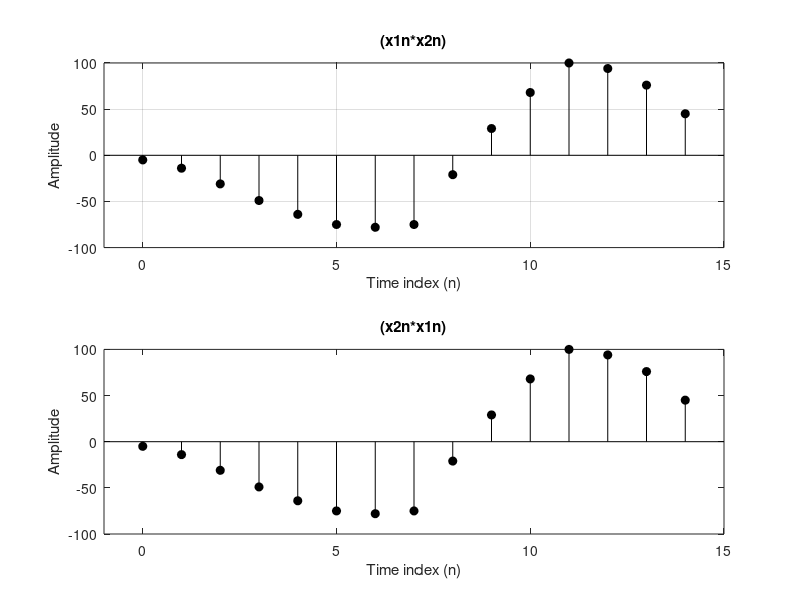

The MATLAB source for this figure: (Note: this script raises an error after producing the figure.)
clear all;close all;clc;

x1 = [-2.5 -2 -1.5 -1 1 1.5 2 2.5];
x2 = [2 4 8 10 12 14 16 18];
x3 = [0 -0.5 -1 0 0.5 1 0 -0.5 ];

orgin_x1 = 1;             
nx1 = [1:length(x1)]-orgin_x1;  
orgin_x2 = 1;                
nx2 = [1:length(x2)]-orgin_x2; 
orgin_x3 = 1;                
nx3 = [1:length(x3)]-orgin_x3;

%commutative
%L.H.S:
y1 = conv(x1,x2);
%R.H.S:
y2 = conv(x2,x1);
ny1 = [nx1(1)+nx2(1): nx1(end)+nx2(end)];
ny2 = [nx2(1)+nx1(1): nx2(end)+nx1(end)];

figure;
subplot(2,1,1),
stem(ny1,y1,'k','filled');
xlabel('Time index (n)');
ylabel('Amplitude');
xlim([ny1(1)-1 ny1(end)+1]);
title('(x1n*x2n)');
grid on;
subplot(2,1,2),
stem(ny2,y2,'k','filled');
xlabel('Time index (n)');
ylabel('Amplitude');
xlim([ny2(1)-1 ny2(end)+1]);
title('(x2n*x1n)');
sgtitle('Commutative Property')
grid on;

%associative x1n*[x2n*x3n]=[x1n*x2n]*x3n
%L.H.S:
a1 = conv(x2,x3);
a2 = conv(x1,a1);
na1 = [nx1(1)+nx2(1)+nx3(1): nx1(end)+nx2(end)+nx3(end)];
%R.H.S:
a3 = conv(x1,x2);
a4 = conv(a3,x3);
na2 = [nx1(1)+nx2(1)+nx3(1): nx1(end)+nx2(end)+nx3(end)];
figure;
subplot(2,1,1),
stem(na1,a2,'g','filled');
xlabel('Time index (n)');
ylabel('Amplitude');
xlim([na1(1)-1 na1(end)+1]);
title('x1n*[x2n*x3n]');
grid on;
subplot(2,1,2),
stem(na2,a4,'g','filled');
xlabel('Time index (n)');
ylabel('Amplitude');
xlim([na2(1)-1 na2(end)+1]);
title('[x1n*x2n]*x3n');
sgtitle('Associative Property')
grid on;

%distributive x1n*[x2n+x3n] = x1n*x2n + x1n*x3n
%L.H.S:
new_signal_1 = x2+x3;
orgin_new_signal_1 = orgin_x2 + orgin_x3 ;
ns1 = [1:length(new_signal_1)]-orgin_new_signal_1; 
d1 = conv(x1,new_signal_1);
nd1=[nx1(1)+ns1(1): nx1(end)+ns1(end)];
%R.H.S:
conv_d1 = conv(x1,x2);
conv_d2 = conv(x1,x3);
nconv_d1 = [nx1(1)+nx2(1): nx1(end)+nx2(end)];
nconv_d2 = [nx1(1)+nx3(1): nx1(end)+nx3(end)];
nd2  = nconv_d1+nconv_d2 ;
d2 = conv_d1 + conv_d2  ;
figure;
subplot(2,1,1),
stem(nd1,d1,'m','filled');
xlabel('Time index (n)');
ylabel('Amplitude');
xlim([nd1(1)-1 nd1(end)+1]);
title('x1n*[x2n+x3n]');
grid on;
subplot(2,1,2),
stem(nd2,d2,'m','filled');
xlabel('Time index (n)');
ylabel('Amplitude');
xlim([nd2(1)-1 nd2(end)+1]);
title('(x1n*x2n) + (x1n*x3n)');
sgtitle('Distributive Property')
grid on;